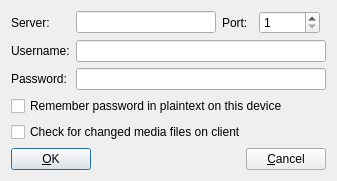
<?xml version="1.0" encoding="UTF-8"?>
<ui version="4.0">
 <class>SyncDlg</class>
 <widget class="QDialog" name="SyncDlg">
  <property name="geometry">
   <rect>
    <x>0</x>
    <y>0</y>
    <width>337</width>
    <height>152</height>
   </rect>
  </property>
  <property name="windowTitle">
   <string>Sync with server</string>
  </property>
  <layout class="QVBoxLayout" name="verticalLayout_2">
   <item>
    <layout class="QVBoxLayout" name="verticalLayout">
     <item>
      <layout class="QGridLayout" name="gridLayout" columnstretch="1,3,1,1,1,0">
       <item row="0" column="0">
        <widget class="QLabel" name="label">
         <property name="text">
          <string>Server:</string>
         </property>
        </widget>
       </item>
       <item row="0" column="1" colspan="2">
        <widget class="QLineEdit" name="server">
         <property name="minimumSize">
          <size>
           <width>140</width>
           <height>0</height>
          </size>
         </property>
         <property name="inputMethodHints">
          <set>Qt::ImhUrlCharactersOnly</set>
         </property>
        </widget>
       </item>
       <item row="1" column="0">
        <widget class="QLabel" name="label_2">
         <property name="text">
          <string>Username:</string>
         </property>
        </widget>
       </item>
       <item row="1" column="1" colspan="5">
        <widget class="QLineEdit" name="username"/>
       </item>
       <item row="2" column="0">
        <widget class="QLabel" name="label_4">
         <property name="text">
          <string>Password:</string>
         </property>
        </widget>
       </item>
       <item row="2" column="1" colspan="5">
        <widget class="QLineEdit" name="password">
         <property name="echoMode">
          <enum>QLineEdit::Password</enum>
         </property>
        </widget>
       </item>
       <item row="0" column="3">
        <widget class="QLabel" name="label_3">
         <property name="text">
          <string>Port:</string>
         </property>
        </widget>
       </item>
       <item row="0" column="4">
        <widget class="QSpinBox" name="port">
         <property name="minimum">
          <number>1</number>
         </property>
         <property name="maximum">
          <number>99999</number>
         </property>
        </widget>
       </item>
      </layout>
     </item>
     <item>
      <widget class="QCheckBox" name="remember_password">
       <property name="text">
        <string>Remember password in plaintext on this device</string>
       </property>
      </widget>
     </item>
     <item>
      <widget class="QCheckBox" name="check_for_edited_local_media_files">
       <property name="text">
        <string>Check for changed media files on client</string>
       </property>
      </widget>
     </item>
     <item>
      <layout class="QHBoxLayout" name="horizontalLayout">
       <item>
        <widget class="QPushButton" name="ok_button">
         <property name="text">
          <string>&amp;OK</string>
         </property>
         <property name="default">
          <bool>true</bool>
         </property>
        </widget>
       </item>
       <item>
        <spacer name="horizontalSpacer">
         <property name="orientation">
          <enum>Qt::Horizontal</enum>
         </property>
         <property name="sizeHint" stdset="0">
          <size>
           <width>40</width>
           <height>20</height>
          </size>
         </property>
        </spacer>
       </item>
       <item>
        <widget class="QPushButton" name="cancel_button">
         <property name="text">
          <string>&amp;Cancel</string>
         </property>
        </widget>
       </item>
      </layout>
     </item>
    </layout>
   </item>
  </layout>
 </widget>
 <resources/>
 <connections>
  <connection>
   <sender>ok_button</sender>
   <signal>clicked()</signal>
   <receiver>SyncDlg</receiver>
   <slot>accept()</slot>
   <hints>
    <hint type="sourcelabel">
     <x>30</x>
     <y>106</y>
    </hint>
    <hint type="destinationlabel">
     <x>167</x>
     <y>62</y>
    </hint>
   </hints>
  </connection>
  <connection>
   <sender>cancel_button</sender>
   <signal>clicked()</signal>
   <receiver>SyncDlg</receiver>
   <slot>reject()</slot>
   <hints>
    <hint type="sourcelabel">
     <x>292</x>
     <y>106</y>
    </hint>
    <hint type="destinationlabel">
     <x>167</x>
     <y>62</y>
    </hint>
   </hints>
  </connection>
 </connections>
</ui>
